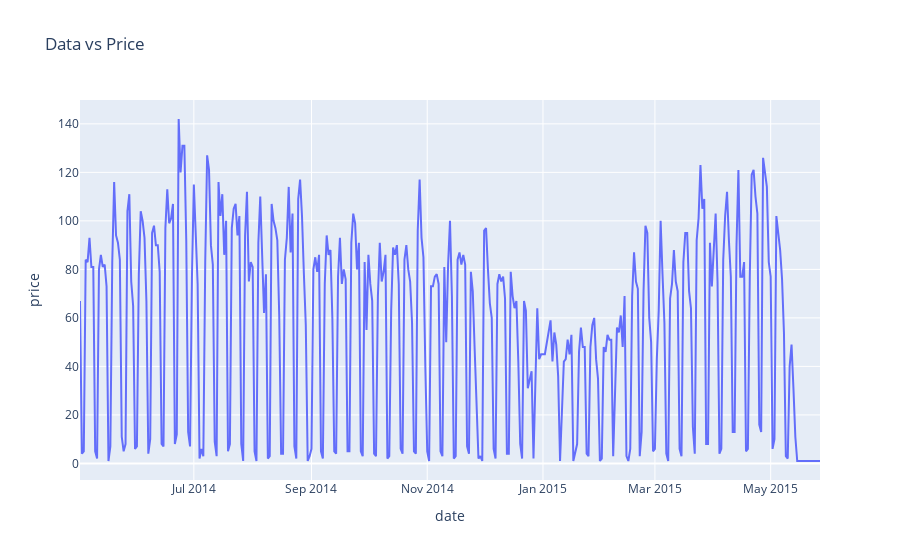

Notebook cell for this chart:
### Code cell
px.line(date_price,x='date',y='price',title ='Data vs Price')

### Figure 1 — Plotly figure (JSON) as saved in the notebook; plotly's stock layout.template omitted (floating-point values rounded to 4 significant figures; data arrays with more than 128 entries replaced by an {"elided": "..."} marker saying what was removed)
{"data": [{"hovertemplate": "date=%{x}<br>price=%{y}<extra></extra>", "legendgroup": "", "line": {"color": "#636efa", "dash": "solid"}, "marker": {"symbol": "circle"}, "mode": "lines", "name": "", "orientation": "v", "showlegend": false, "type": "scatter", "x": {"elided": "372 str values"}, "xaxis": "x", "y": {"elided": "372 int values"}, "yaxis": "y"}], "layout": {"legend": {"tracegroupgap": 0}, "title": {"text": "Data vs Price"}, "xaxis": {"anchor": "y", "domain": [0, 1], "title": {"text": "date"}}, "yaxis": {"anchor": "x", "domain": [0, 1], "title": {"text": "price"}}}}
